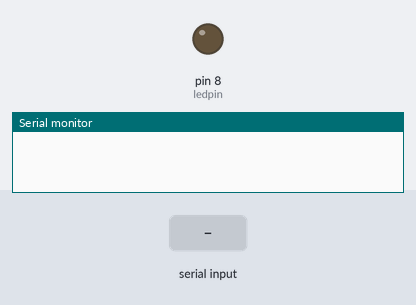
A sketch run on a simulated Arduino Uno, built with avr-gcc and run on an emulated ATmega328P. Parts: output pins drawn as LEDs (lit = HIGH), the last lines printed to the serial monitor. The test bench sets the inputs (shaded band).

Above: at 1.2 s.
1.3 s: "1" received over Serial
At 1.7 s:
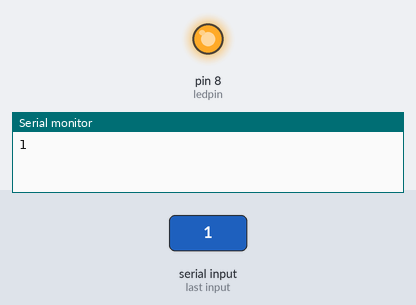
2.9 s: "0" received over Serial
At 4.1 s:
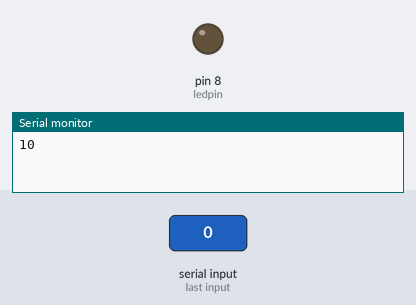
Timing chart, 0 to 5.9 s (numbered marks = the images above; inputs shaded):
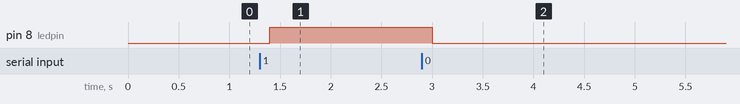

Measured:
- after the input at 1.3 s, pin 8 (ledpin): LOW → HIGH after 0.10 s
- after the input at 2.9 s, pin 8 (ledpin): HIGH → LOW after 0.10 s

The sketch:

sketch_oct23a.ino
```cpp
char val; // variable to receive data from the serial port
int ledpin = 8; // LED connected to pin 48 (on-board LED)
void setup() {
  pinMode(ledpin, OUTPUT);  // pin 48 (on-board LED) as OUTPUT
  Serial.begin(9600);       // start serial communication at 9600bps
}
void loop() {
  if( Serial.available() )       // if data is available to read
  {
    val = Serial.read();         // read it and store it in 'val'
    Serial.print(val);
  }
  if( val == '1' )               // if 'H' was received
  {
    digitalWrite(ledpin, HIGH);  // turn ON the LED
  } else {
    digitalWrite(ledpin, LOW);   // otherwise turn it OFF
  }
  delay(100);                    // wait 100ms for next reading
}
```
